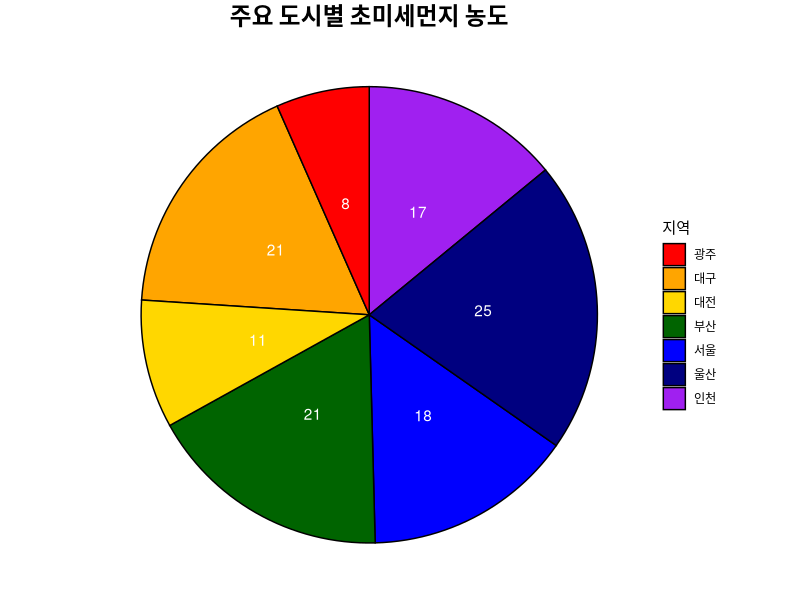
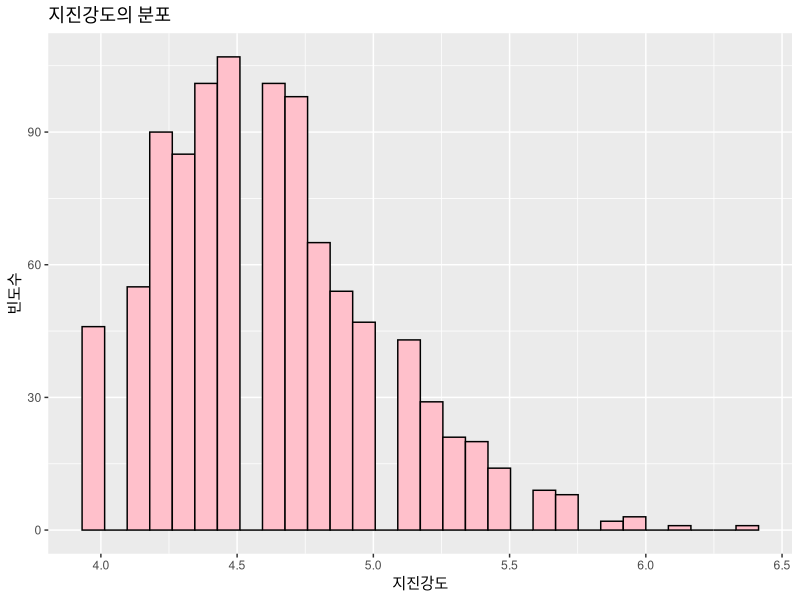
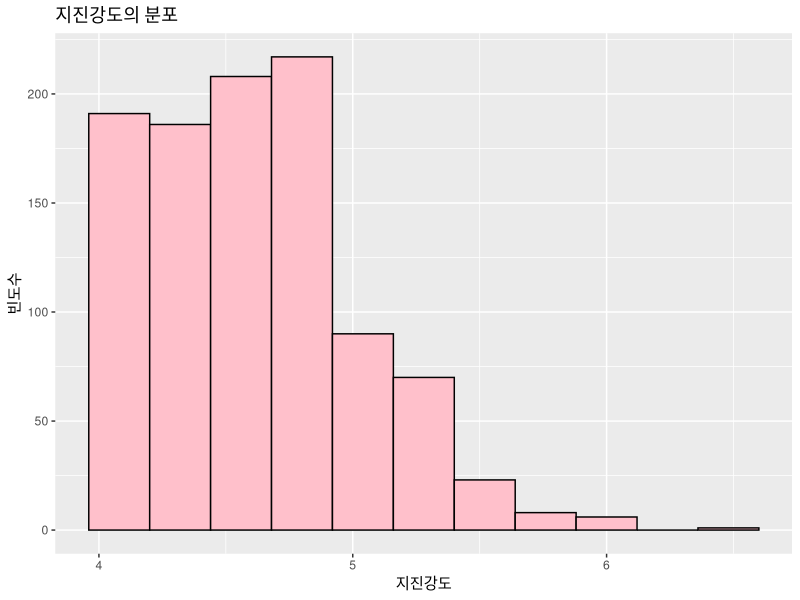
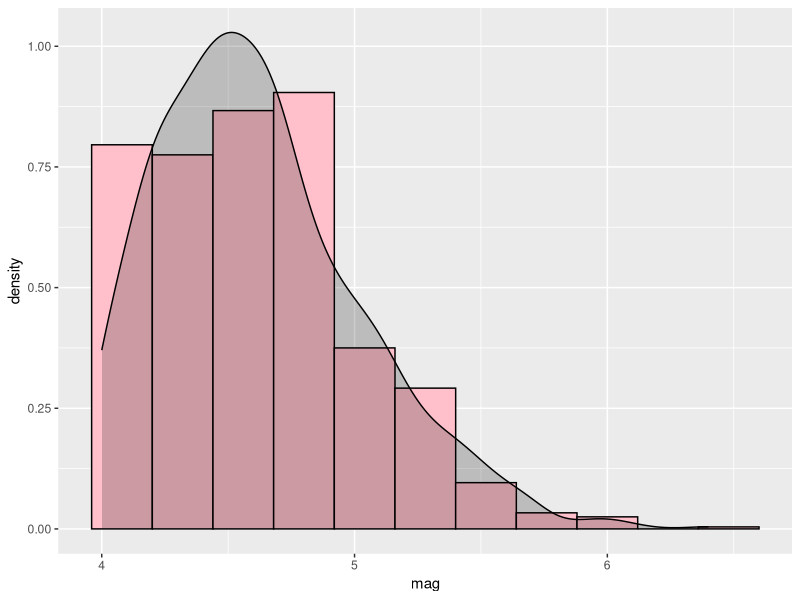
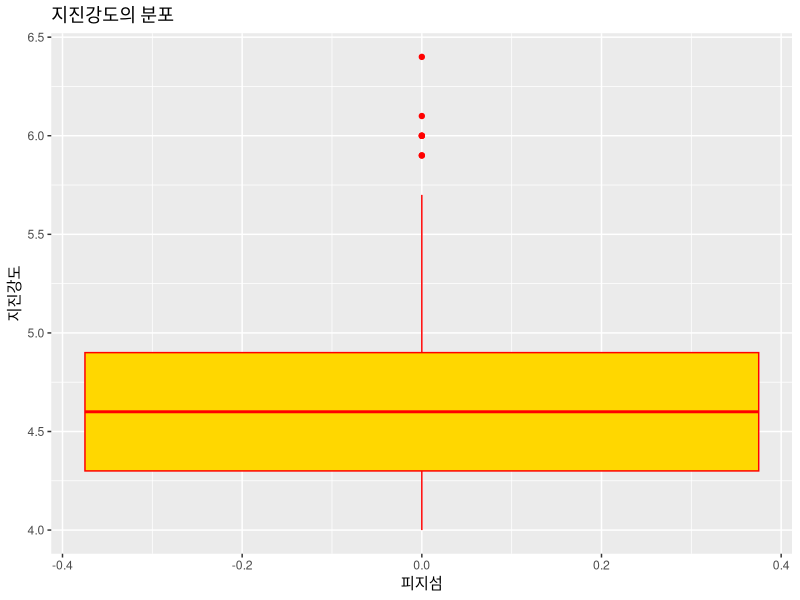

Write R code to recreate these figures, in order.
library(ggplot2)

# 원그래프
city = c("서울", "부산", "대구", "인천", "광주", "대전", "울산")
pm25 = c(18,21,21,17,8,11,25)

df = data.frame(지역=city, 초미세먼지농도=pm25)

df

ggplot(df, aes(x="", y=초미세먼지농도, fill=지역)) +
  geom_bar(stat="identity", color="black") +
  coord_polar(theta = "y") +
  geom_text(aes(label=초미세먼지농도), color="white", position = position_stack(vjust = 0.5))+
  theme_void() +
  labs(title="주요 도시별 초미세먼지 농도")+
  theme(plot.title = element_text(hjust = 0.5, size=17, face="bold")) +
  scale_fill_manual(values = c("red", "orange","gold","darkgreen", "blue", "navy", "purple"))

# 히스토그램
# 다수의 data가 있는 경우 특정 값이 나타나는 빈도수를 출력하는 그래프

quakes
# 지진강도별 지진 발생횟수
ggplot(data = quakes, aes(x=mag))+
  geom_histogram(col="black", fill="pink")+
  labs(title = "지진강도의 분포", x="지진강도", y="빈도수")

# 계급의 수(기본: 30개)
# Sturges공식
# 계급의 수 설정: histogram 함수에 bins속성에 계급수를 설정한다.
k = nclass.Sturges(quakes$mag)

ggplot(data = quakes, aes(x=mag))+
  geom_histogram(col="black", fill="pink", bins = k)+
  labs(title = "지진강도의 분포", x="지진강도", y="빈도수")

# 확률밀도 그래프
ggplot(data=quakes, aes(x=mag))+
  geom_histogram(aes(y=..density..),col="black", fill="pink", bins = k)+
  geom_density(alpha=0.2, fill="black")

# 박스플롯
ggplot(data = quakes, aes(y=mag))+
  geom_boxplot(col="red", fill="gold")+
  labs(title = "지진강도의 분포", x="피지섬", y="지진강도")
